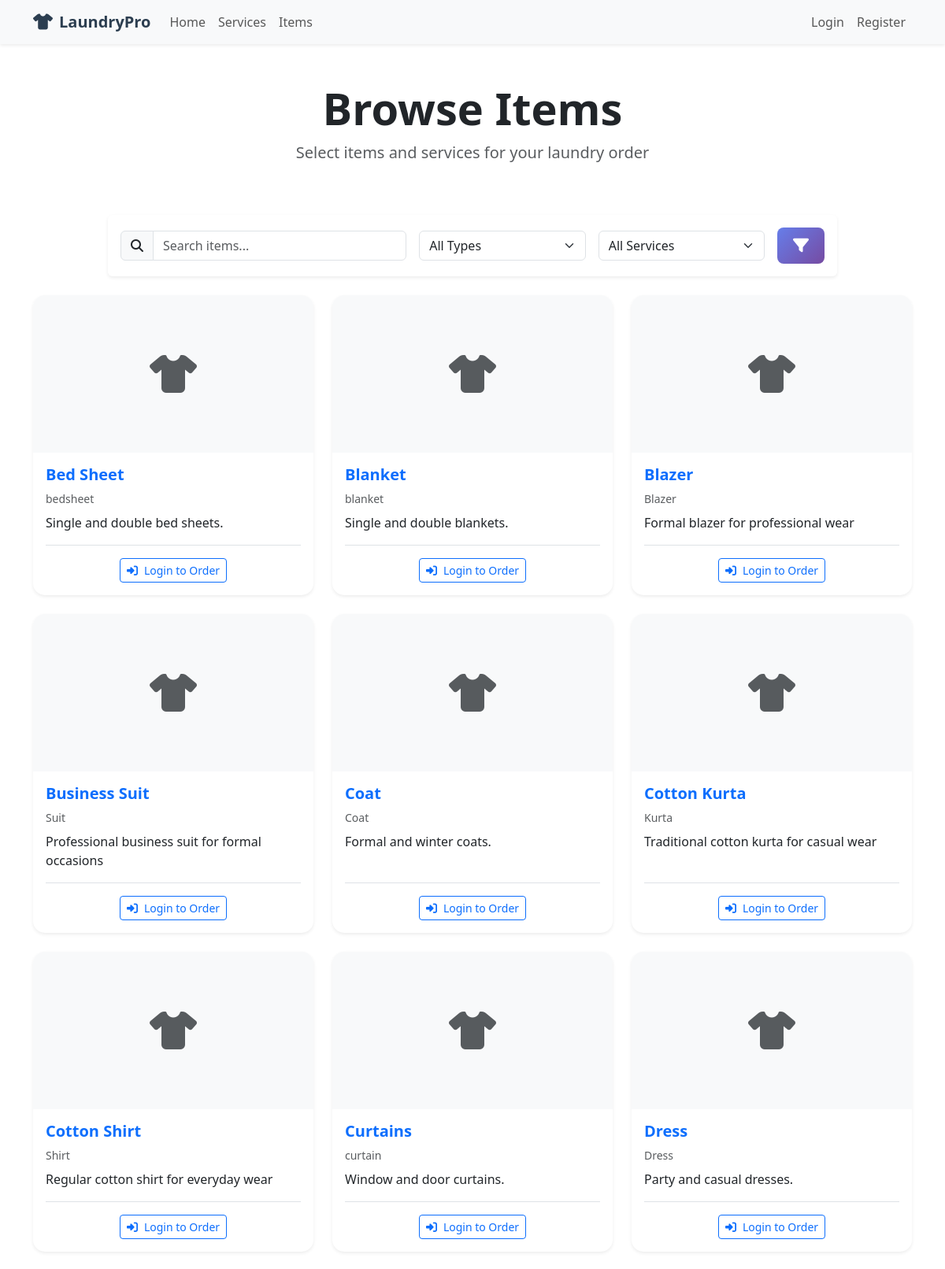
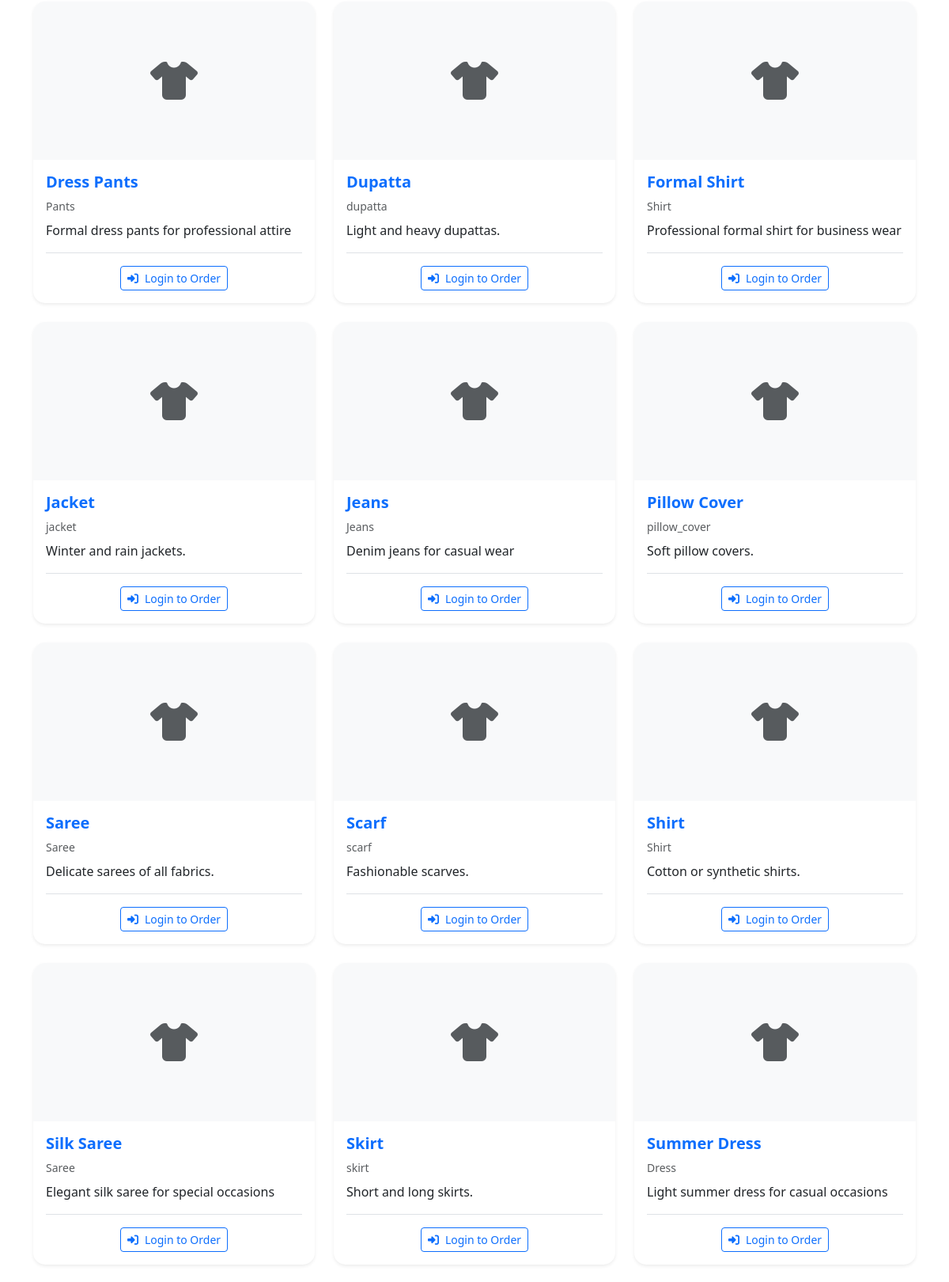
Page /services/items/ (upper part) on the committed database (2 pictures, top to bottom).
### services/models.py (models this page shows, shortened)
class Item(models.Model):
    ITEM_TYPES = [
        ('shirt', 'Shirt'),
        ('pants', 'Pants'),
        ('dress', 'Dress'),
        ('saree', 'Saree'),
        ('kurta', 'Kurta'),
        ('suit', 'Suit'),
        ('blazer', 'Blazer'),
        ('jeans', 'Jeans'),
        ('t_shirt', 'T-Shirt'),
        ('sweater', 'Sweater'),
        ('coat', 'Coat'),
        ('other', 'Other'),
    ]
    name = models.CharField(max_length=100)
    item_type = models.CharField(max_length=20, choices=ITEM_TYPES)
    image = models.ImageField(upload_to='items/', blank=True, null=True)
    description = models.TextField(blank=True)
    is_active = models.BooleanField(default=True)
    created_at = models.DateTimeField(auto_now_add=True)
    updated_at = models.DateTimeField(auto_now=True)
    class Meta:
        ordering = ['name']

### services/views.py (the view)
# urls.py: path('items/', views.item_list, name='item_list'),
def item_list(request):
    items = Item.objects.filter(is_active=True)
    services = Service.objects.filter(is_active=True)
    item_type = request.GET.get('item_type')
    if item_type:
        items = items.filter(item_type=item_type)
    service_type = request.GET.get('service_type')
    if service_type:
        services = services.filter(service_type=service_type)
    context = {
        'items': items,
        'services': services,
        'item_types': Item.ITEM_TYPES,
        'service_types': Service.SERVICE_TYPES,
        'selected_item_type': item_type,
        'selected_service_type': service_type,
    }
    return render(request, 'services/item_list.html', context)

### la2/context_processors.py (called while the page is built, shortened)
def cart_processor(request):
    return {
        'cart_count': 0,
        'cart_total': 0,
    }

### templates/services/item_list.html (shortened to what this page needs)
{% extends 'base.html' %}
{% block content %}
<div class="container py-5">
    <div class="row">
        <div class="col-12 text-center mb-5" data-aos="fade-up">
            <h1 class="display-4 fw-bold">Browse Items</h1>
            <p class="lead text-muted">Select items and services for your laundry order</p>
        </div>
    </div>
    <div class="row mb-4 justify-content-center" data-aos="fade-up">
        <div class="col-lg-10 col-md-12">
            <div class="card shadow-sm border-0 rounded-lg">
                <div class="card-body py-3">
                    <form method="get" class="row g-3 align-items-center">
                        <div class="col-md-5">
                            <div class="input-group">
                                <span class="input-group-text"><i class="fas fa-search"></i></span>
                                <input type="text" name="q" id="search_query" class="form-control"
                                       placeholder="Search items..." value="{{ request.GET.q|default:'' }}">
                            </div>
                        </div>
                        <div class="col-md-3">
                            <select name="item_type" id="item_type" class="form-select">
                                <option value="">All Types</option>
                            </select>
                        </div>
                        <div class="col-md-3">
                            <select name="service_type" id="service_type" class="form-select">
                                <option value="">All Services</option>
                            </select>
                        </div>
                        <div class="col-md-1 d-grid">
                            <button type="submit" class="btn btn-primary btn-lg">
                                <i class="fas fa-filter"></i>
                            </button>
                        </div>
                    </form>
                </div>
            </div>
        </div>
    </div>
    <div class="row g-4">
        {% for item in items %}
        <div class="col-lg-4 col-md-6" data-aos="fade-up" data-aos-delay="{% widthratio forloop.counter 1 100 %}">
            <div class="card service-card h-100 shadow-sm rounded-lg border-0">
                {% if item.image %}
                    <img src="{{ item.image.url }}" class="card-img-top" alt="{{ item.name }}" style="height: 200px; object-fit: cover;">
                {% else %}
                    <div class="card-img-top bg-light d-flex align-items-center justify-content-center" style="height: 200px;">
                        <i class="fas fa-tshirt fa-3x text-muted"></i>
                    </div>
                {% endif %}
                <div class="card-body d-flex flex-column">
                    <h5 class="card-title text-primary fw-bold">{{ item.name }}</h5>
                    <p class="text-muted mb-2 small">{{ item.get_item_type_display }}</p>
                    <p class="card-text flex-grow-1">{{ item.description|default:"Professional care for this item." }}</p>
                    {% if user.is_authenticated %}
                        <form method="post" action="{% url 'cart:add_to_cart' %}" class="mt-auto pt-3 border-top">
                            {% csrf_token %}
                            <input type="hidden" name="item_id" value="{{ item.id }}">
                            <div class="mb-3">
                                <label for="service_{{ item.id }}" class="form-label fw-bold small">Select Service:</label>
                                <select name="service_id" id="service_{{ item.id }}" class="form-select form-select-sm" required>
                                    <option value="">Choose a service...</option>
                                    {% for service in services %}
                                        <option value="{{ service.id }}" data-price="{{ service.price }}">
                                            {{ service.name }} - Rs {{ service.price }}
                                        </option>
                                    {% endfor %}
                                </select>
                            </div>
                            <div class="mb-3">
                                <label for="quantity_{{ item.id }}" class="form-label fw-bold small">Quantity:</label>
                                <input type="number" name="quantity" id="quantity_{{ item.id }}"
                                       class="form-control form-control-sm" value="1" min="1" max="10" required>
                            </div>
                            <button type="submit" class="btn btn-primary w-100 btn-sm mt-2">
                                <i class="fas fa-cart-plus me-2"></i>Add to Cart
                            </button>
                        </form>
                    {% else %}
                        <div class="text-center mt-auto pt-3 border-top">
                            <a href="{% url 'accounts:login' %}" class="btn btn-outline-primary btn-sm">
                                <i class="fas fa-sign-in-alt me-2"></i>Login to Order
                            </a>
                        </div>
                    {% endif %}
                </div>
            </div>
        </div>
        {% endfor %}
    </div>
</div>
{% endblock %}

### templates/base.html (style rules this page uses)
.card { transition: transform 0.3s ease, box-shadow 0.3s ease; }
.btn-primary { background: linear-gradient(135deg, #667eea 0%, #764ba2 100%); border: none; }
.service-card { border: none; border-radius: 15px; overflow: hidden; }

### rows in the picture
Item: name "Bed Sheet", item_type "bedsheet", description "Single and double bed sheets."
Item: name "Blanket", item_type "blanket", description "Single and double blankets."
Item: name "Blazer", item_type "Blazer", description "Formal blazer for professional wear"
Item: name "Business Suit", item_type "Suit", description "Professional business suit for formal occasions"
Item: name "Coat", item_type "Coat", description "Formal and winter coats."
Item: name "Cotton Kurta", item_type "Kurta", description "Traditional cotton kurta for casual wear"
Item: name "Cotton Shirt", item_type "Shirt", description "Regular cotton shirt for everyday wear"
Item: name "Curtains", item_type "curtain", description "Window and door curtains."
Item: name "Dress", item_type "Dress", description "Party and casual dresses."
Item: name "Dress Pants", item_type "Pants", description "Formal dress pants for professional attire"
Item: name "Dupatta", item_type "dupatta", description "Light and heavy dupattas."
Item: name "Formal Shirt", item_type "Shirt", description "Professional formal shirt for business wear"
Item: name "Jacket", item_type "jacket", description "Winter and rain jackets."
Item: name "Jeans", item_type "Jeans", description "Denim jeans for casual wear"
Item: name "Pillow Cover", item_type "pillow_cover", description "Soft pillow covers."
Item: name "Saree", item_type "Saree", description "Delicate sarees of all fabrics."
Item: name "Scarf", item_type "scarf", description "Fashionable scarves."
Item: name "Shirt", item_type "Shirt", description "Cotton or synthetic shirts."
Item: name "Silk Saree", item_type "Saree", description "Elegant silk saree for special occasions"
Item: name "Skirt", item_type "skirt", description "Short and long skirts."
Item: name "Summer Dress", item_type "Dress", description "Light summer dress for casual occasions"
